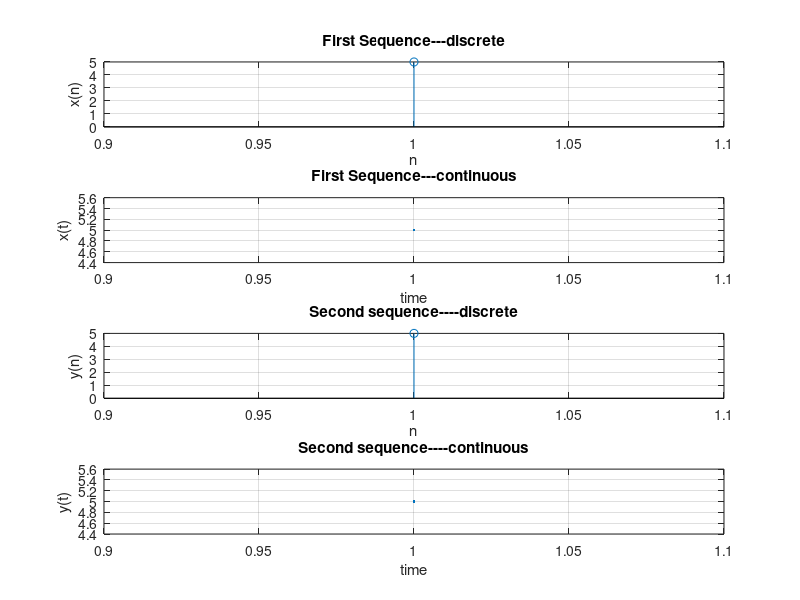
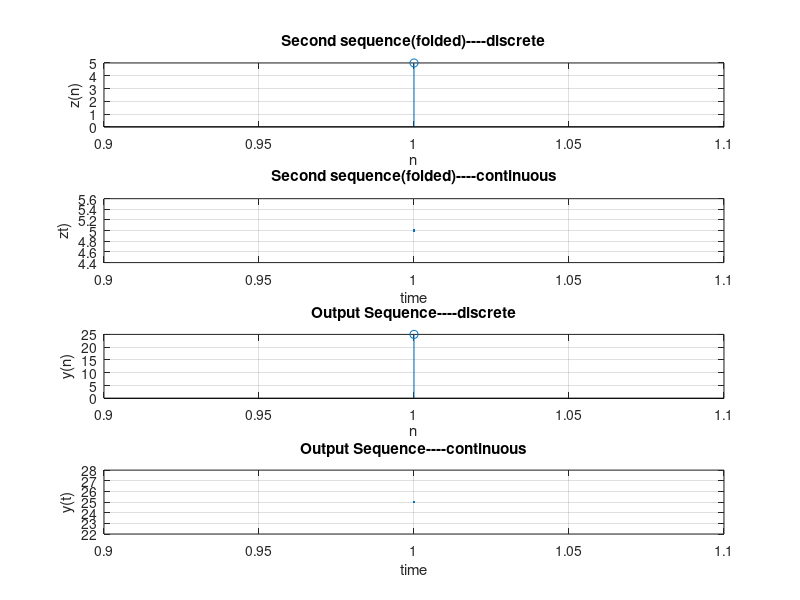

Write the MATLAB code that produced these figures, in order.
clc;
close all;
x=input('Enter first sequence: ');
y=input('Enter second sequence: ');
z=fliplr(y);
m=length(x);
n=length(z);
X=[x,zeros(1,n)];
figure
subplot(411)
stem(x);
xlabel('n');
ylabel('x(n)');
title('First Sequence---discrete');
grid on;
subplot(412)
plot(x);
xlabel('time');
ylabel('x(t)');
title('First Sequence---continuous');
grid on;
subplot(413)
stem(y);
xlabel('n');
ylabel('y(n)');
title('Second sequence----discrete');
grid on;
subplot(414)
plot(y);
xlabel('time');
ylabel('y(t)');
title('Second sequence----continuous');
grid on;
figure 
subplot(411)
stem(z);
xlabel('n');
ylabel('z(n)');
title('Second sequence(folded)----discrete');
grid on;
subplot(412)
plot(z);
xlabel('time');
ylabel('z{t})');
title('Second sequence(folded)----continuous');
grid on;
Y=[y,zeros(1,m)];
Z=[z,zeros(1,m)];
for i=1:n+m-1
    A(i)=0;
    for j=1:m
        if((i-j+1)>0)
            A(i)=A(i)+(X(j)*Z(i-j+1));
        else
        end
    end
end
subplot(413)
stem(A);
xlabel('n');
ylabel('y(n)');
title('Output Sequence----discrete');
grid on;
subplot(414)
plot(A);
xlabel('time');
ylabel('y(t)');
title('Output Sequence----continuous')
grid on;